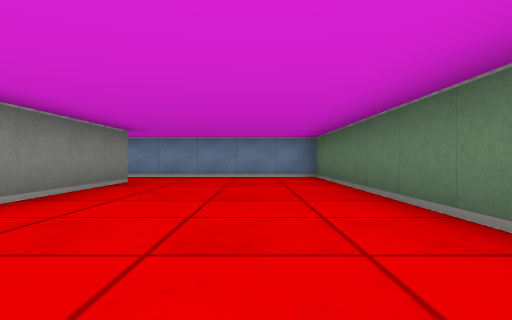
[1] (above)

13 first-person views from a walk through a cub3D level. The camera is about half as high as the walls, looks level and sees 75° across. The floor is counted in squares. Each view is taken from the middle of a square. On the plan, view 1 faces up. The plan holds only what a view shows up to about 9 squares ahead; the rest is blank.

[2]
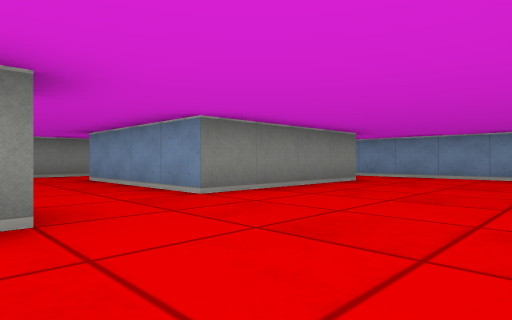

[3]
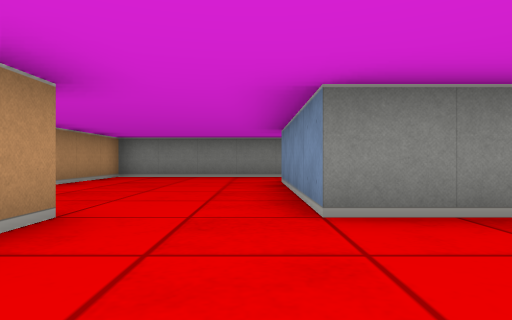

[4]
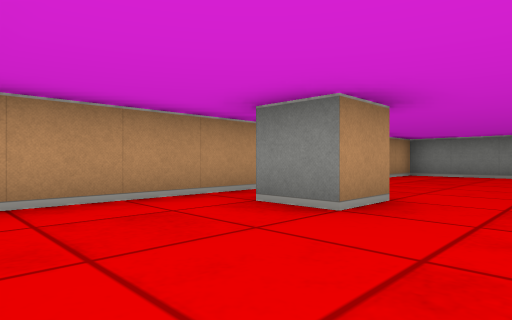

[5]
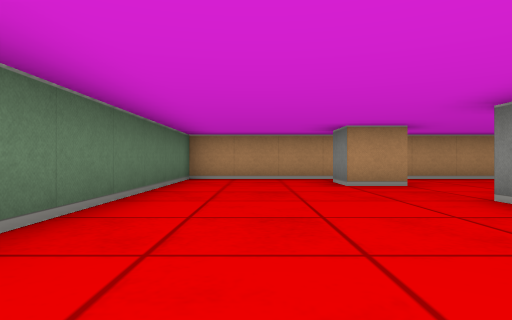

[6]
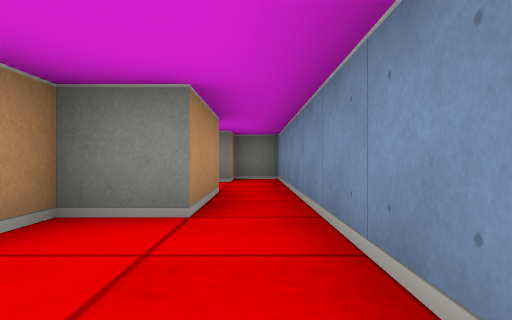

[7]
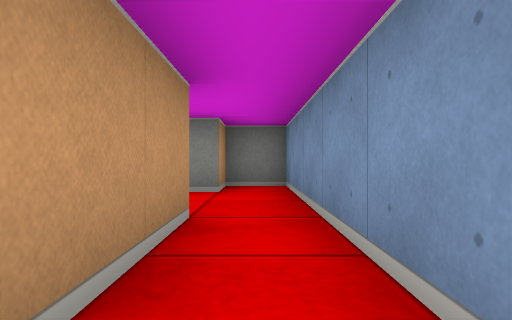

[8]
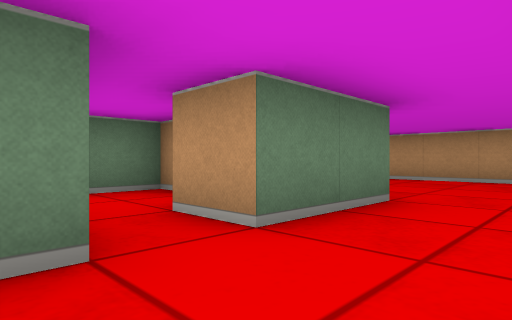

[9]
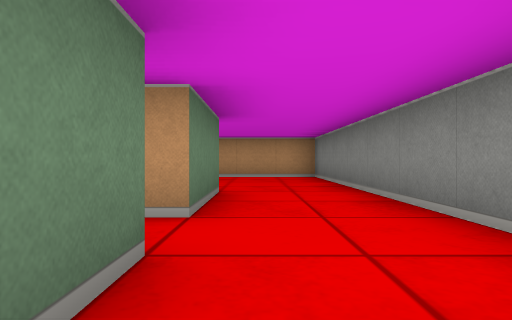

[10]
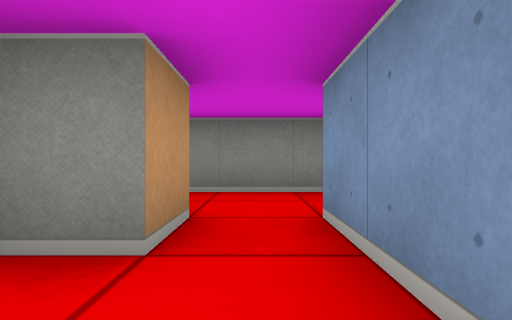

[11]
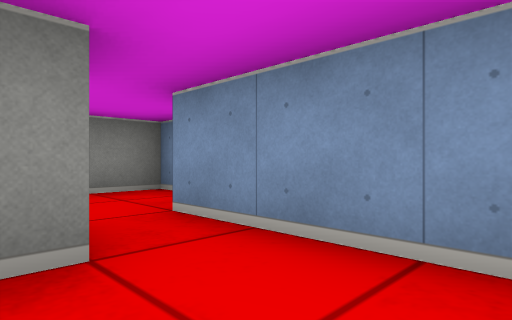

[12]
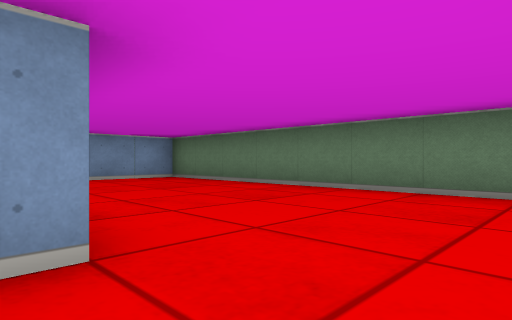

[13]
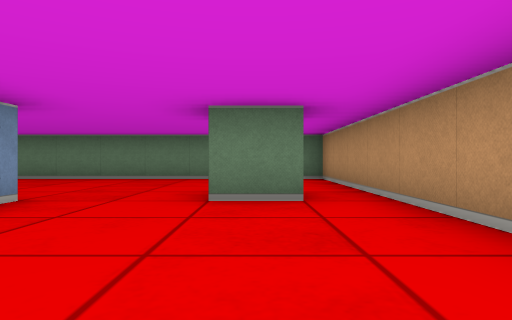

### Floor plan
Points are (right, up) in squares from view 1. A wall is a line through its corners. A room is listed if a view was taken in it or the views show most of it. See-through windows are left out.
Room 1 (views 1, 2, 3, 4, 5, 6, 7, 12, 13)
walls: (-2.5, -0.5) (-2.5, 0.5) (-1.5, 0.5) (-1.5, -0.5); (-2.5, 6.5) (-2.5, 2.5) (-6.5, 2.5); (-3.5, 7.5) (-3.5, 6.5) (-2.9, 6.5); (-8.5, 2.5) (-8.5, -1.5) (1.5, -1.5) (1.5, 8.5) (-3.5, 8.5)
ways out: opening at (-7.5, 3.5) to room 2; opening at (-4, 8) to room 3
Room 2 (view 8)
walls: (-6.5, 2.5) (-6.5, 4.5) (-5.5, 4.5); (-5.5, 5.5) (-6.5, 5.5); (-8.5, 6.5) (-8.5, 2.5)
ways out: opening at (-7.5, 3.5) to room 1; opening at (-7, 6.5) to room 3; opening at (-6, 5) to room 4
Room 3 (view 9)
walls: (-5.5, 7.5) (-3.5, 7.5); (-6.5, 5.5) (-6.5, 6.4); (-3.5, 8.5) (-8.5, 8.5) (-8.5, 7.5) (-7.5, 7.5) (-7.5, 7)
ways out: opening at (-4, 8) to room 1; opening at (-7, 6.5) to room 2
Room 4 (views 10, 11)
walls: (-5.5, 4.5) (-5.5, 3.8); (-4.1, 5.5) (-5.5, 5.5); (-3.5, 3.5) (-3.5, 4.5)
ways out: opening at (-6, 5) to room 2

Positions as (right, up) in squares from view 1, and headings:
1: (0, 0), facing up
2: (1, 0), facing up-left
3: (0, 2), facing left
4: (1, 2), facing down-left
5: (0, 6), facing down
6: (-1, 8), facing left
7: (-3, 8), facing left
8: (-8, 6), facing down-right
9: (-7, 7), facing down
10: (-4, 5), facing left
11: (-4, 4), facing up-left
12: (-3, 1), facing up-right
13: (-6, 0), facing right
